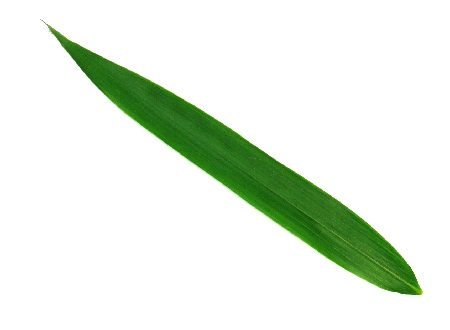
#> input picture fast_seg-master/1001.jpg, 450 x 330 px
$ python Threshold.py ../1001.jpg
#> lines starting #> are read from the running program, lines starting #| are printed output that depends on the picture; after the words box and inside, x2 and y2 are one past the last pixel; in counts of white or black regions, pixels touching at a corner belong together
import os, sys
import cv2

def convert_to_binary(img_grayscale, thresh=100):
    img_binary = cv2.adaptiveThreshold(
        img_grayscale,
        maxValue = 255,
        adaptiveMethod = cv2.ADAPTIVE_THRESH_MEAN_C,
        thresholdType = cv2.THRESH_BINARY,
        blockSize = 15,
        C=8)
    return img_binary

if __name__ == "__main__":
    assert len(sys.argv) == 2, '[USAGE] $ python color2binary.py img_5.jpg'
    input_image_path = sys.argv[1]

    assert os.path.isfile(input_image_path), 'Image not found @ %s' % input_image_path

    # read color image with grayscale flag: "cv2.IMREAD_GRAYSCALE"
    img_grayscale = cv2.imread(input_image_path, cv2.IMREAD_GRAYSCALE)       # shape: (960, 960)
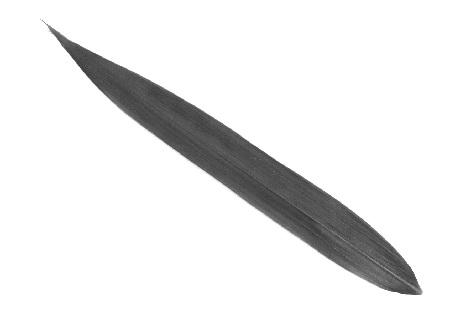
#> img_grayscale: shape (330, 450); min 50, max 255, mean 233.7
    # print grayscale image

    cv2.imwrite('grey_%s' % input_image_path, img_grayscale)
    print('Saved grayscale image @ grey_%s' % input_image_path)

    img_binary = convert_to_binary(img_grayscale)
#> in convert_to_binary, `img_binary = cv2.adaptiveThreshold( img_grayscale, maxValue = 255, ada..`:
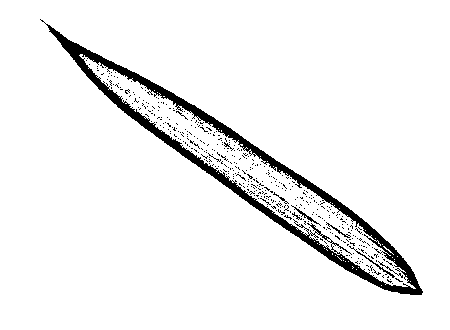
#> img_binary: shape (330, 450); 94.4% white; 413 black regions (405 under 20 px), largest, box (x1, y1, x2, y2) and area: (40, 19, 423, 295) 7076, (349, 246, 395, 278) 94, (291, 205, 321, 226) 72
    cv2.imwrite('binary_%s' % input_image_path, img_binary)
    print('Saved binary image @ binary_%s' % input_image_path)
    cv2.imshow('aa', img_binary)
    cv2.waitKey(0)

$ run again, on fast_seg-master/1003.jpg
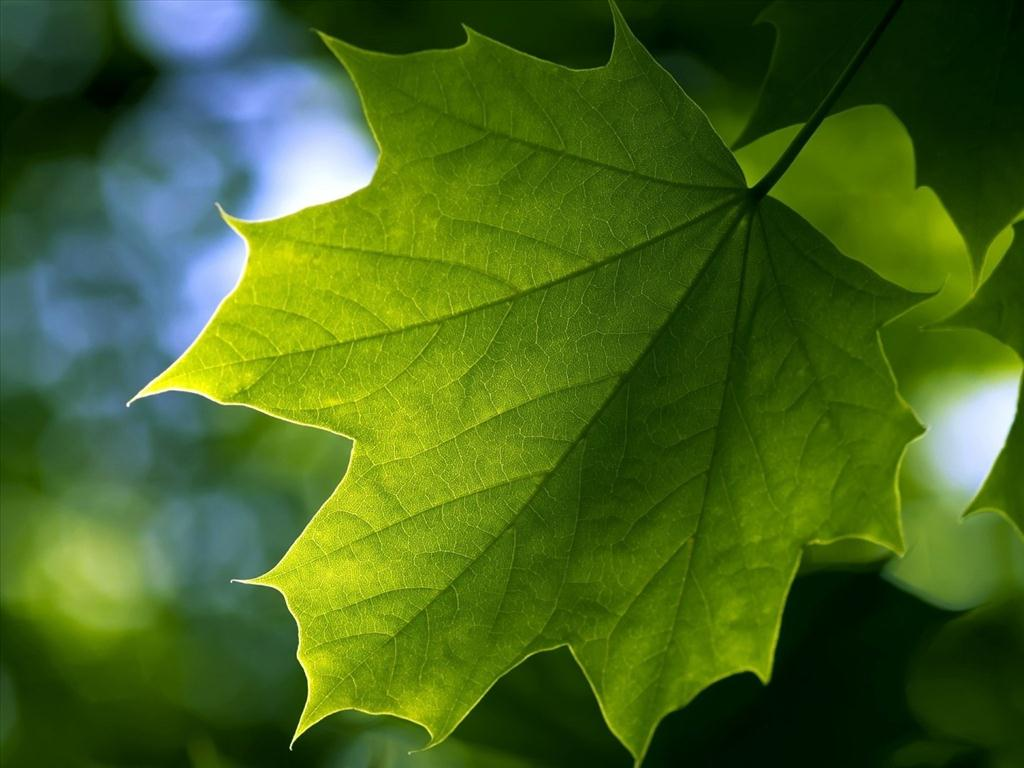
#> input picture fast_seg-master/1003.jpg, 1024 x 768 px
#> `img_grayscale = cv2.imread(input_image_path, cv2.IMREAD_GRAYSCALE)`:
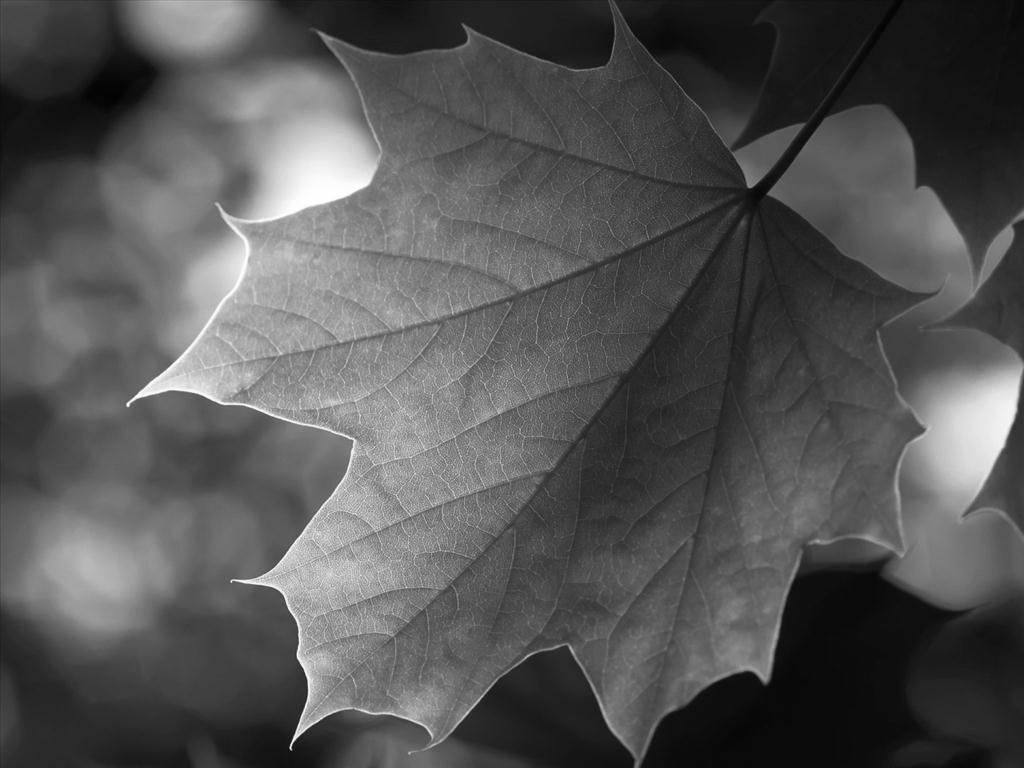
#> img_grayscale: shape (768, 1024); min 2, max 255, mean 84.5
#> in convert_to_binary, `img_binary = cv2.adaptiveThreshold( img_grayscale, maxValue = 255, ada..`:
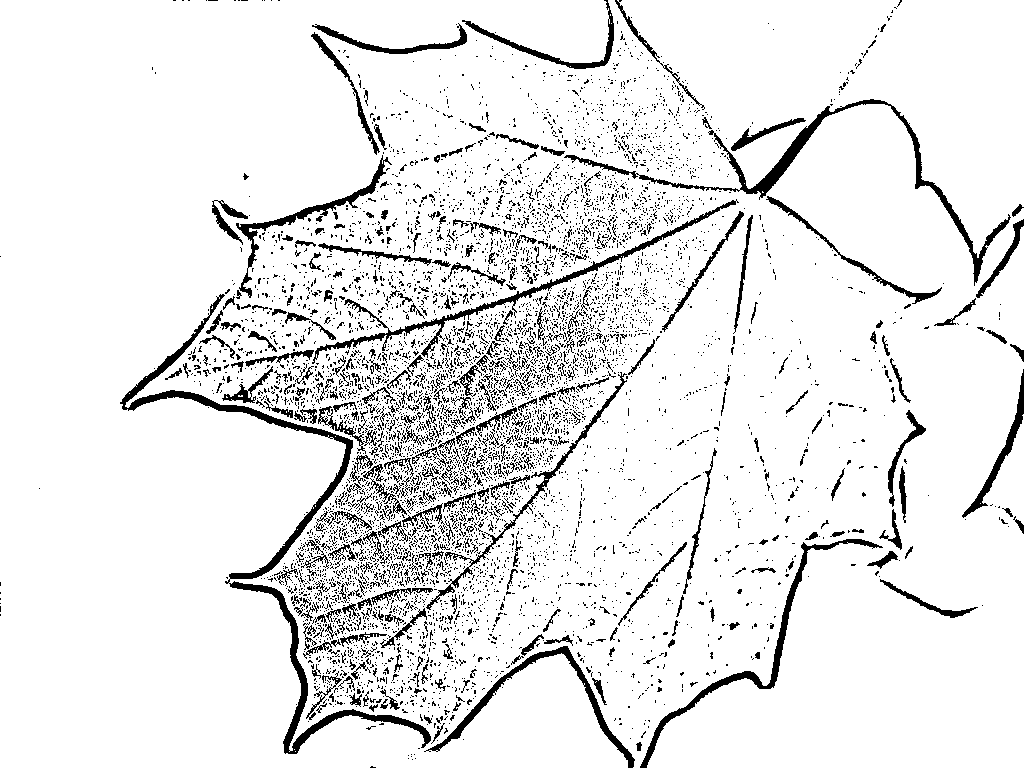
#> img_binary: shape (768, 1024); 91.1% white; 6311 black regions (5877 under 20 px), largest, box (x1, y1, x2, y2) and area: (120, 294, 431, 754) 6185, (564, 99, 1011, 286) 3743, (312, 199, 739, 364) 2597

$ run again, on fast_seg-master/1004.jpg
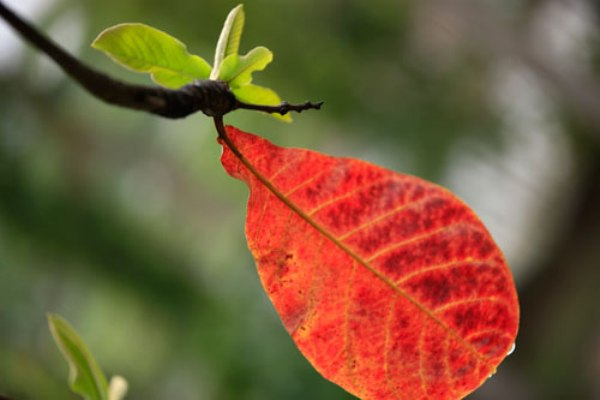
#> input picture fast_seg-master/1004.jpg, 600 x 400 px
#> `img_grayscale = cv2.imread(input_image_path, cv2.IMREAD_GRAYSCALE)`:
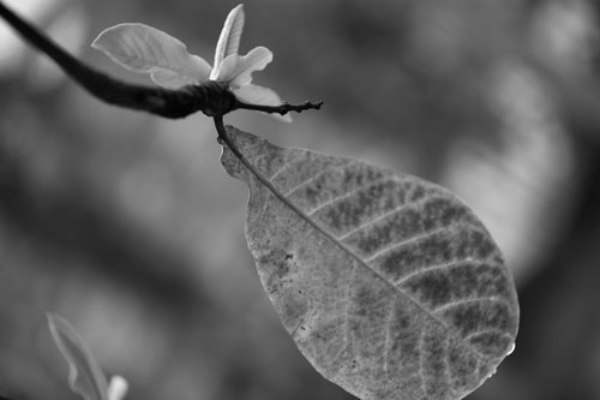
#> img_grayscale: shape (400, 600); min 0, max 255, mean 95.6
#> in convert_to_binary, `img_binary = cv2.adaptiveThreshold( img_grayscale, maxValue = 255, ada..`:
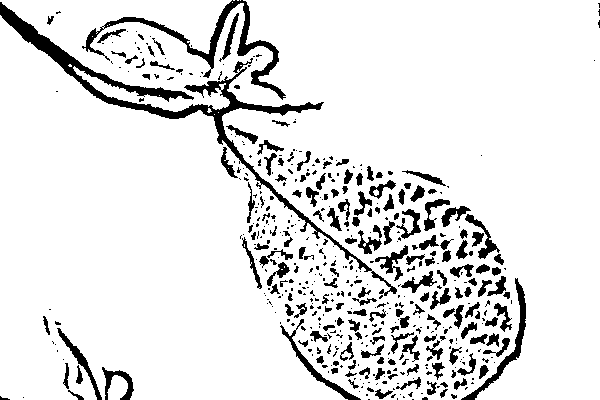
#> img_binary: shape (400, 600); 89.4% white; 502 black regions (323 under 20 px), largest, box (x1, y1, x2, y2) and area: (0, 2, 397, 296) 5677, (82, 0, 286, 100) 2293, (461, 278, 526, 400) 868

$ run again, on fast_seg-master/1005.jpg
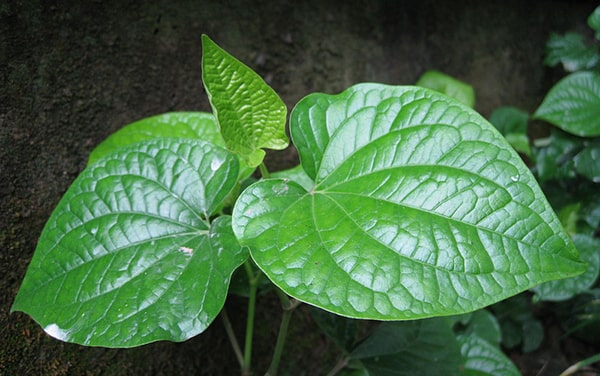
#> input picture fast_seg-master/1005.jpg, 600 x 376 px
#> `img_grayscale = cv2.imread(input_image_path, cv2.IMREAD_GRAYSCALE)`:
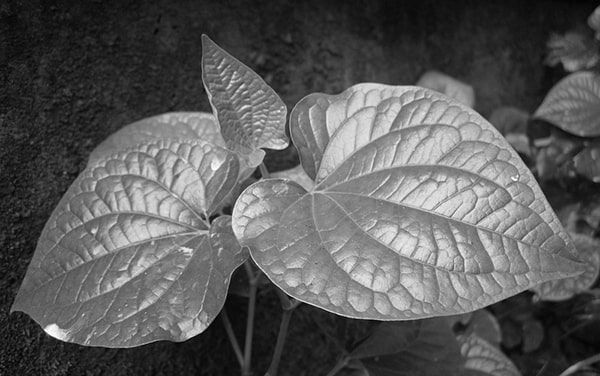
#> img_grayscale: shape (376, 600); min 0, max 255, mean 90.2
#> in convert_to_binary, `img_binary = cv2.adaptiveThreshold( img_grayscale, maxValue = 255, ada..`:
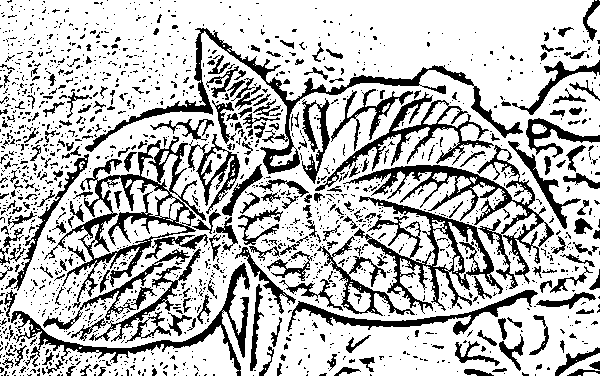
#> img_binary: shape (376, 600); 74.1% white; 1734 black regions (1480 under 20 px), largest, box (x1, y1, x2, y2) and area: (44, 136, 206, 308) 4726, (85, 28, 523, 174) 4632, (343, 145, 554, 289) 4259
